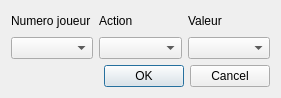
<?xml version="1.0" encoding="UTF-8"?>
<ui version="4.0">
 <class>FenetreModifEvenement</class>
 <widget class="QDialog" name="FenetreModifEvenement">
  <property name="geometry">
   <rect>
    <x>0</x>
    <y>0</y>
    <width>281</width>
    <height>98</height>
   </rect>
  </property>
  <property name="windowTitle">
   <string>Dialog</string>
  </property>
  <layout class="QGridLayout" name="gridLayout_2">
   <item row="0" column="0">
    <layout class="QGridLayout" name="gridLayout">
     <item row="0" column="0">
      <widget class="QLabel" name="label">
       <property name="text">
        <string>Numero joueur</string>
       </property>
      </widget>
     </item>
     <item row="0" column="1">
      <widget class="QLabel" name="label_2">
       <property name="text">
        <string>Action</string>
       </property>
      </widget>
     </item>
     <item row="0" column="2">
      <widget class="QLabel" name="label_3">
       <property name="text">
        <string>Valeur</string>
       </property>
      </widget>
     </item>
     <item row="1" column="0">
      <widget class="QComboBox" name="comboBox"/>
     </item>
     <item row="1" column="1">
      <widget class="QComboBox" name="comboBox_2"/>
     </item>
     <item row="1" column="2">
      <widget class="QComboBox" name="comboBox_3"/>
     </item>
    </layout>
   </item>
   <item row="1" column="0">
    <widget class="QDialogButtonBox" name="buttonBox">
     <property name="orientation">
      <enum>Qt::Horizontal</enum>
     </property>
     <property name="standardButtons">
      <set>QDialogButtonBox::Cancel|QDialogButtonBox::Ok</set>
     </property>
    </widget>
   </item>
  </layout>
 </widget>
 <resources/>
 <connections>
  <connection>
   <sender>buttonBox</sender>
   <signal>accepted()</signal>
   <receiver>FenetreModifEvenement</receiver>
   <slot>accept()</slot>
   <hints>
    <hint type="sourcelabel">
     <x>248</x>
     <y>254</y>
    </hint>
    <hint type="destinationlabel">
     <x>157</x>
     <y>274</y>
    </hint>
   </hints>
  </connection>
  <connection>
   <sender>buttonBox</sender>
   <signal>rejected()</signal>
   <receiver>FenetreModifEvenement</receiver>
   <slot>reject()</slot>
   <hints>
    <hint type="sourcelabel">
     <x>316</x>
     <y>260</y>
    </hint>
    <hint type="destinationlabel">
     <x>286</x>
     <y>274</y>
    </hint>
   </hints>
  </connection>
 </connections>
</ui>
